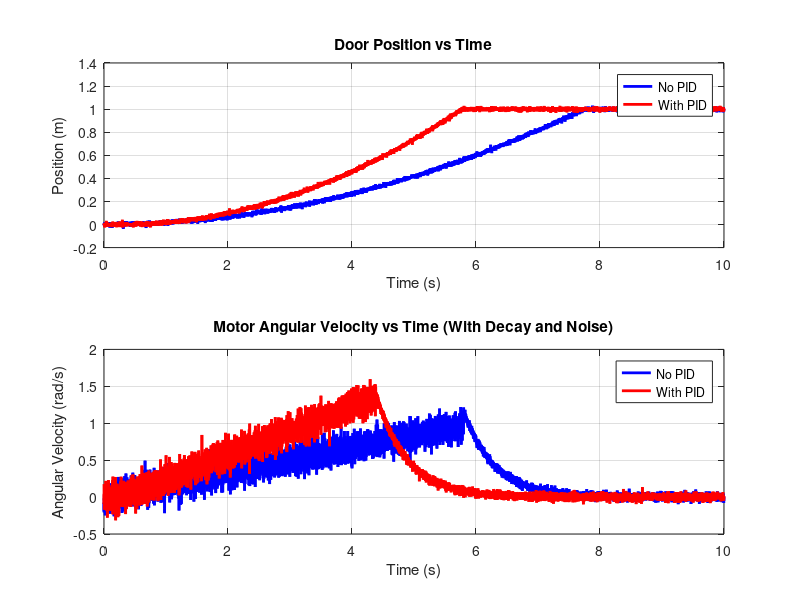

Write the MATLAB code that produced this figure.
clc;
clear;

% Door Parameters
door_weight = 100; % kg (for one side)
door_width = 1;  % m (maximum opening distance)
time_to_open = 5;  % seconds (time to open fully)
disp(['Total weight of door 1 + door 2 = ', num2str(door_weight), ' kg']);
disp(['Total width door open ', num2str(door_width), ' m']);
% Gravitational force acting on door
g = 9.81; % m/s^2
force = door_weight * g; % N
disp(['Total force needed by motor ', num2str(force), ' N']);

% Torque required to overcome door weight (assuming radius of gear is 0.2 m)
radius = 0.2; % m
required_torque = force * radius; % Nm
%gear torque open door
disp(['Required torque needed by gear for open door ', num2str(required_torque), ' Nm  ']);

% Motor Parameters
J = 0.0000459;      % Rotor Inertia (kg·m^2)
B = 0.000009549;    % Damping Coefficient (N·m·s/rad)
K = 0.3065;         % Motor Constant (N·m/A or V·s/rad)
R = 16.5;           % Armature Resistance (Ohms)
L = 0.027;          % Armature Inductance (H)
b = 0.000009549;    % Damping Coefficient (Nms/rad)

% Door Dynamics
door_inertia = (1/3) * door_weight * door_width^2; 
total_inertia = J + door_inertia * radius^2;       % Combined system inertia
disp(['Total Inertia ', num2str(total_inertia), ' kg m^2']);
% Simulation Parameters
sim_time = 10; % Simulation time in seconds
ts = 0.001;    % Time step (s)
t = 0:ts:sim_time;

% PID Parameters
Kp = 0.340882457274351;
Ki = 39.3793860956336;
Kd = 0.000400073028738711;

% Preallocate Arrays
position_no_pid = zeros(size(t));
velocity_no_pid = zeros(size(t));
torque_no_pid = zeros(size(t));

position_pid = zeros(size(t));
velocity_pid = zeros(size(t));
torque_pid = zeros(size(t));

% Initial Conditions (No PID)
theta_no_pid = 0;    % Initial position (rad)
omega_no_pid = 0;    % Initial angular velocity (rad/s)
i_a_no_pid = 0;      % Initial armature current (A)

% Initial Conditions (With PID)
theta_pid = 0;    % Initial position (rad)
omega_pid = 0;    % Initial angular velocity (rad/s)
i_a_pid = 0;      % Initial armature current (A)
integral = 0;     % Integral term initialization
previous_error = 0; % Previous error initialization

% Add noise types to simulate real-world conditions
sensor_noise_std = 0.1; % Standard deviation for sensor noise
torque_noise_std = 0.2; % Standard deviation for torque disturbances
voltage_noise_std = 0.5; % Standard deviation for voltage noise
position_noise_std = 0.010;

% Simulate Motor Dynamics without PID (with noise)
for k = 1:length(t)
    % Add random noise to torque
    torque_noise = torque_noise_std * randn;
    torque_no_pid(k) = K * i_a_no_pid + torque_noise;

    % Update Angular Velocity (using torque and damping)
    alpha_no_pid = (torque_no_pid(k) - B * omega_no_pid) / total_inertia;
    omega_no_pid = omega_no_pid + alpha_no_pid * ts;

    % Add random noise to angular velocity (sensor noise)
    omega_no_pid_measured = omega_no_pid + sensor_noise_std * randn;

    % Update Angular Position (integration)
    theta_no_pid = theta_no_pid + omega_no_pid_measured * ts;
    position_no_pid(k) = theta_no_pid * radius;

    % Saturate the Position
    if position_no_pid(k) > door_width
        position_no_pid(k) = door_width;
    elseif position_no_pid(k) < 0
        position_no_pid(k) = 0;
    end
    position_no_pid(k) = position_no_pid(k) + position_noise_std * randn;

    % Calculate Back EMF
    V_b_no_pid = K * omega_no_pid;

    % Add noise to input voltage (voltage fluctuations)
    voltage_noise = voltage_noise_std * randn;
    i_a_dot_no_pid = (12 + voltage_noise - V_b_no_pid - R * i_a_no_pid) / L;
    i_a_no_pid = i_a_no_pid + i_a_dot_no_pid * ts;

    % Store Velocity
    velocity_no_pid(k) = omega_no_pid_measured;
end

% Simulate Motor Dynamics with PID (with noise)
for k = 1:length(t)
    % Calculate Error for Kp
    error = door_width - position_pid(k);
    
    % PID Control Law
    integral = integral + error * ts;
    derivative = (error - previous_error) / ts;
    control_signal = Kp * error + Ki * integral + Kd * derivative;
    previous_error = error;
    
    % Saturate Control Signal (Voltage)
    V_pid = max(min(control_signal + voltage_noise_std * randn, 24), 0);

    % Add random noise to torque
    torque_noise = torque_noise_std * randn;
    torque_pid(k) = K * i_a_pid + torque_noise;

    % Update Angular Velocity (using torque and damping)
    alpha_pid = (torque_pid(k) - B * omega_pid) / total_inertia;
    omega_pid = omega_pid + alpha_pid * ts;

    % Add random noise to angular velocity (sensor noise)
    omega_pid_measured = omega_pid + sensor_noise_std * randn;

    % Update Angular Position (integration)
    theta_pid = theta_pid + omega_pid_measured * ts;
    position_pid(k) = theta_pid * radius;

    % Saturate the Position
    if position_pid(k) > door_width
        position_pid(k) = door_width;
    elseif position_pid(k) < 0
        position_pid(k) = 0;
    end
    position_pid(k) = position_pid(k) + position_noise_std * randn;

    % Calculate Back EMF
    V_b_pid = K * omega_pid;

    % Calculate Armature Current
    i_a_dot_pid = (V_pid - V_b_pid - R * i_a_pid) / L;
    i_a_pid = i_a_pid + i_a_dot_pid * ts;

    % Store Velocity
    velocity_pid(k) = omega_pid_measured;
end


% Calculate Time to Fully Open
%find func will find the first index position_no_pid that door greater than
%door_width
time_no_pid = find(position_no_pid >= door_width, 1) * ts; % Time without PID
%>= find from a to b, find 1meter(door reaches 1meter)
time_with_pid = find(position_pid >= door_width, 1) * ts;  % Time with PID

% Display Results
disp(['Time to fully open the door without PID: ', num2str(time_no_pid), ' seconds']);
disp(['Time to fully open the door with PID: ', num2str(time_with_pid), ' seconds']);

% Transfer Function for Motor (Step Response)
numerator = [K]; % Numerator of the transfer function
denominator = [L*J, (R*J + B*L), (R*B + K^2)]; % Denominator of the transfer function
motor_tf = tf(numerator, denominator); % Define transfer function using tf

% Step Response Simulation
[t_step, step_response_values] = step(12 * motor_tf, 20); % Step response for a 20-second simulation

% Motor Angular Velocity vs Time (with gradual decrease and noise)
velocity_pid_with_decay = velocity_pid;
decay_start_idx = find(position_pid >= 0.58*door_width, 1); % Find the index when the door is fully open

if ~isempty(decay_start_idx)
    for k = decay_start_idx:length(t)
        % Gradual decrease in angular velocity
        decay_factor = exp(-(t(k) - t(decay_start_idx)) * 2); % Exponential decay factor
        noise = 0.03 * randn; % Small random noise
        velocity_pid_with_decay(k) = velocity_pid_with_decay(decay_start_idx) * decay_factor + noise;
    end
end

%tst
velocity_pid_without_decay = velocity_no_pid;
decay_start_idxs = find(position_no_pid >= 0.58*door_width, 1); % Find the index when the door is fully open

if ~isempty(decay_start_idxs)
    for k = decay_start_idxs:length(t)
        % Gradual decrease in angular velocity
        decay_factor = exp(-(t(k) - t(decay_start_idxs)) * 2); % Exponential decay factor
        noise = 0.03 * randn; % Small random noise
        velocity_pid_without_decay(k) = velocity_pid_without_decay(decay_start_idxs) * decay_factor + noise;
    end
end




% Adjusting the plot for Angular Velocity
figure;
% Door Position vs Time
subplot(2,1,1);
plot(t, position_no_pid, 'b', 'LineWidth', 2);
hold on;
plot(t, position_pid, 'r', 'LineWidth', 2);
title('Door Position vs Time');
xlabel('Time (s)');
ylabel('Position (m)');
legend('No PID', 'With PID');
grid on;

% Motor Angular Velocity vs Time
subplot(2,1,2);
plot(t, velocity_pid_without_decay, 'b', 'LineWidth', 2);
hold on;
plot(t, velocity_pid_with_decay, 'r', 'LineWidth', 2);
title('Motor Angular Velocity vs Time (With Decay and Noise)');
xlabel('Time (s)');
ylabel('Angular Velocity (rad/s)');
legend('No PID', 'With PID');
grid on;

